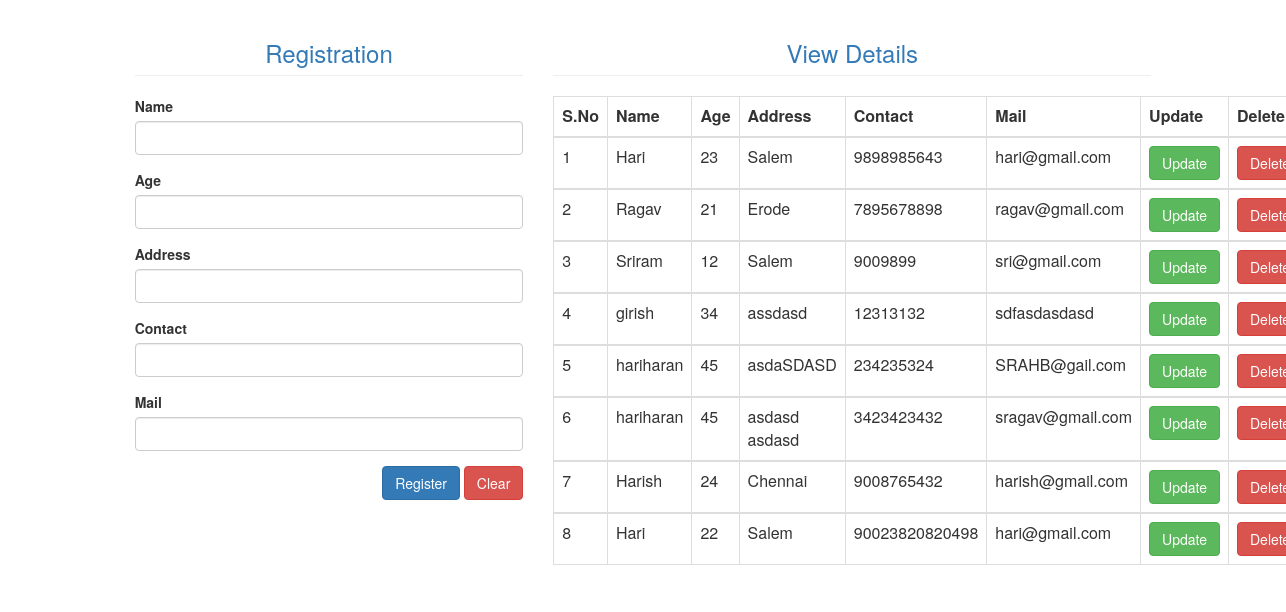
The page / on the database its author committed.
### My_Application/models.py (models this page shows)
class Datas(models.Model):
    Name=models.CharField(max_length=20,default="")
    Age =models.IntegerField(default="")
    Address =models.CharField(max_length=50,default="")
    Contact=models.IntegerField(default="")
    Mail=models.CharField(max_length=50,default="")

### My_Application/views.py (the view)
# urls.py: 2. Add a URL to urlpatterns:  path('', views.home, name='home')
def home(request): # 127.0.0.1:8000/
       mydata=Datas.objects.all()
       if(mydata!=''):
            return  render(request,'home.html',{'datas':mydata})
       else:
            return render(request,'home.html')

### Templates/home.html (shortened to what this page needs)
<html>
    <head>
        {% load static %}
        <link rel="stylesheet" href="{% static 'bootstrap/css/bootstrap.min.css' %}">
    </head>
    <body>
        <div class = "container-fluid">
              <div class ="col-md-offset-1 col-md-4" >
                <form action = "addData" method="POST"  autocomplete="off">
                <h3 class="page-header  text-primary text-center">Registration</h3>
                <div class = "form-group">
                    <label>Name</label>
                    <input type="text" class="form-control"  name= "name">
                </div>
                <div class = "form-group">
                    <label>Age</label>
                    <input type="text" class="form-control"  name= "age">
                </div>
                <div class = "form-group">
                    <label>Address</label>
                    <input type="text" class="form-control"  name= "address">
                </div>
                <div class = "form-group">
                    <label>Contact</label>
                    <input type="text" class="form-control"  name= "contact">
                </div>
                <div class = "form-group">
                    <label>Mail</label>
                    <input type="text" class="form-control"  name= "mail">
                </div>
                <div class ="form-group pull-right">
                    <input type ="submit" value="Register" class="btn btn-primary">
                    <input type ="reset" value="Clear" class="btn btn-danger">
                </div>
                </form>
            </div>
            <div class="col-md-6">
                {% if datas %}
               <h3 class="page-header text-primary text-center">View Details</h3>
               <table class="table table-bordered">
                <thead>
                    <tr>
                        <th>S.No</th>
                        <th>Name</th>
                        <th>Age</th>
                        <th>Address</th>
                        <th>Contact</th>
                        <th>Mail</th>
                        <th>Update</th>
                        <th>Delete</th>
                     </tr>
                </thead>
                    {% for data in datas %}
                    <tbody>
                        <tr>
                            <td>{{forloop.counter}}</td>
                            <td>{{data.Name}}</td>
                            <td>{{data.Age}}</td>
                            <td>{{data.Address}}</td>
                            <td>{{data.Contact}}</td>
                            <td>{{data.Mail}}</td>
                            <td><a class="btn btn-success" href="updateData/{{data.id}}">Update</a></td>
                            <td><a class="btn btn-danger" href="deleteData/{{data.id}}">Delete</a></td>
                        </tr>
                    </tbody>
                    {% endfor %}
               </table>
               {% endif %}
            </div>
        </div>
    </body>
</html>

### rows shown on the page
Datas: Name "Hari", Age "23", Address "Salem", Contact "9898985643", Mail "hari@gmail.com"
Datas: Name "Ragav", Age "21", Address "Erode", Contact "7895678898", Mail "ragav@gmail.com"
Datas: Name "Sriram", Age "12", Address "Salem", Contact "9009899", Mail "sri@gmail.com"
Datas: Name "girish", Age "34", Address "assdasd", Contact "12313132", Mail "sdfasdasdasd"
Datas: Name "hariharan", Age "45", Address "asdaSDASD", Contact "234235324", Mail "SRAHB@gail.com"
Datas: Name "hariharan", Age "45", Address "asdasd asdasd", Contact "3423423432", Mail "sragav@gmail.com"
Datas: Name "Harish", Age "24", Address "Chennai", Contact "9008765432", Mail "harish@gmail.com"
Datas: Name "Hari", Age "22", Address "Salem", Contact "90023820820498", Mail "hari@gmail.com"
